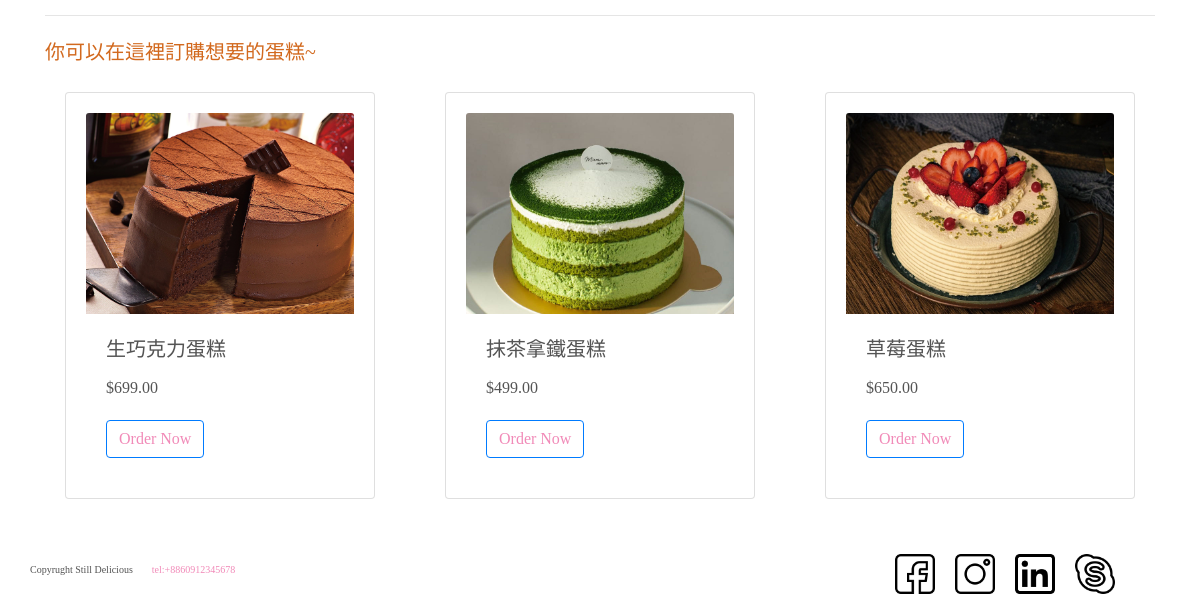
Before: / (lower part) with the older database file.
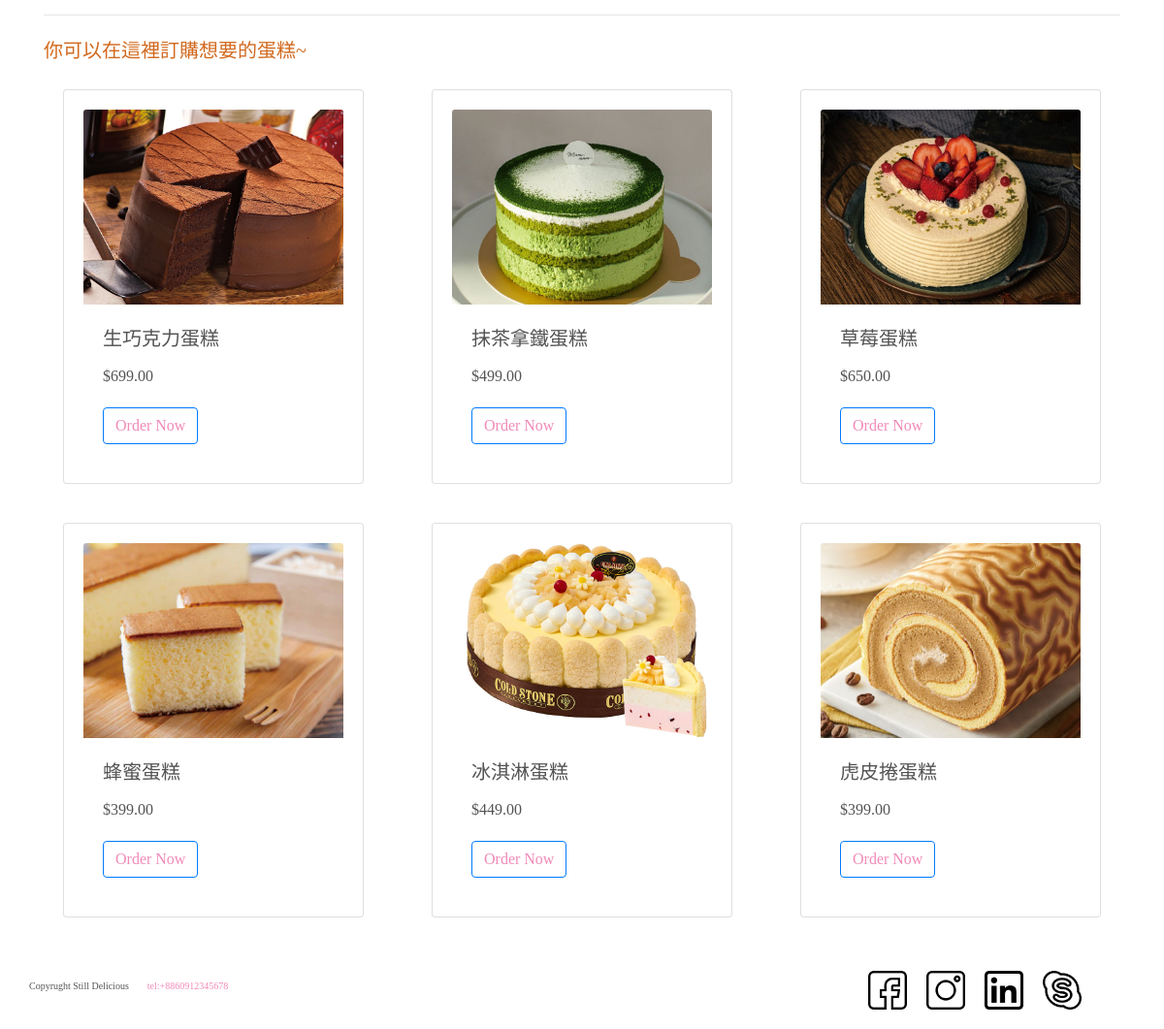
After: the same page with the newer database file.
### shop/models.py (models this page shows, shortened)
class Cake(models.Model):
    name = models.CharField(max_length=100)
    price = models.DecimalField(max_digits=5, decimal_places=2)
    image = models.ImageField(upload_to='cakes/')

### shop/views.py (the view)
# urls.py: path('', views.index, name='index'),
def index(request):
    cakes = Cake.objects.all()
    return render(request, 'shop/index.html', {'cakes': cakes})

### shop/templates/shop/index.html (shortened to what this page needs)
{% extends 'shop/base.html' %}
{% block content %}
{% load static %}
<hr>
<h5 style="color: chocolate;">你可以在這裡訂購想要的蛋糕~</h5>
<div class="row">
    {% for cake in cakes %}
    <div class="col-md-4">
        <div class="card">
            <img src="{{ cake.image.url }}" class="card-img-top" alt="{{ cake.name }}">
            <div class="card-body">
                <h5 class="card-title">{{ cake.name }}</h5>
                <p class="card-text">${{ cake.price }}</p>
                <a href="{% url 'order' %}" class="btn btn-outline-primary">Order Now</a>
            </div>
        </div>
    </div>
    {% endfor %}
</div>
{% endblock %}

Changed rows visible on the page:
added Cake: image (picture), name "蜂蜜蛋糕", price "399.00"
added Cake: image (picture), name "冰淇淋蛋糕", price "449.00"
added Cake: image (picture), name "虎皮捲蛋糕", price "399.00"
